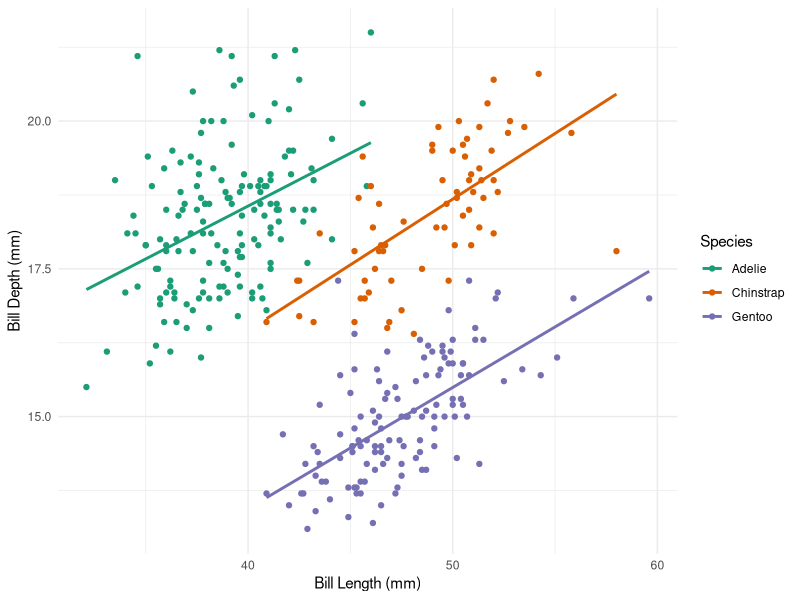

Write R code to recreate this figure.
install.packages("ggplot2")
library(ggplot2)
install.packages("palmerpenguins")
library(palmerpenguins)

penguins |>
  ggplot( aes(x = bill_length_mm,
              y = bill_depth_mm,
              color = species)) +
  geom_point() +
  geom_smooth(method = "lm",
              se = FALSE) +
  scale_color_brewer(palette =  "Dark2") +
  labs(x = "Bill Length (mm)",
       y = "Bill Depth (mm)",
       color = "Species") +
  theme_minimal()


install.packages("tidyverse")
library(tidyverse)

View(starwars)

starwars |>
  select (mass) |>
  na.omit() |>
  mutate(size = cut(mass, breaks = c(0,50,100, Inf))) |>
                ##  labels = c("Small", "Large","Medium"))) |>
  count(size)
